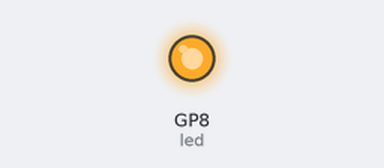
Recording of a program running on a simulated Raspberry Pi Pico running MicroPython. Shown: output pins drawn as LEDs (lit = HIGH). At 0.0 s the program stops and its outputs stay as they are.

Above: at 0.1 s.
Timing chart, 0 to 1.5 s (numbered marks = the images above):
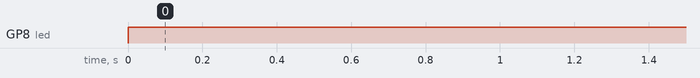

The program:

led_on.py
```python
# Connect LED to pin 8 + GND.
from machine import Pin
led = Pin(8, Pin.OUT)
led.on()

# You can also enter the REPL now and turn the LED off:
# picocom -b 115200 /dev/tty.usbmodem1101 (or appropriate USB port)
# >>> led.off()
```

Measured:
- by itself, GP8 (led): LOW → HIGH at 0.00 s
